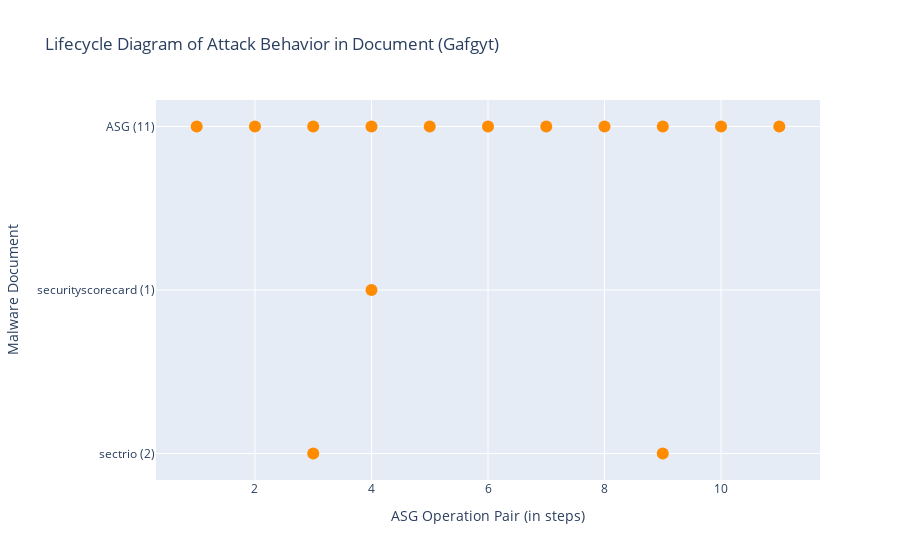

The code cell stored with this chart in its notebook:
### Markdown cell above
### Run Script: draw Lifecycle diagram
- 兩個 traces (legend) 一般的 OP 和 ChangeSys OP。分兩個顏色，不重疊。
- x: [a,a,a,a,b,b,b,c,c,c] 不同 report 的 step 可以放同一個 list，因為屬於同個 trace。

### Code cell
# import plotly.express as px
import plotly.graph_objects as go

def symmetric_difference(list1: list, list2: list) -> list:
    ''' return list1 - list2. '''
    s = set(list2)
    temp3 = [x for x in list1 if x not in s]
    return temp3

def draw_lifecycle(fset:FamilySet):
    familname = fset.familyname
    # reportnames = [rem.reportname for rem in fset.rem_lst if len(rem.match_regex)]

    fig = go.Figure()
    x, y = [], []
    x_sys, y_sys = [], []
    for i, rem in enumerate(fset.rem_lst):
        if len(rem.OPset_order_index) == 0:
            continue

        numOfDot = len(rem.OPset_order_index)
        reportname = rem.reportname
        reportname = rem.reportname.split('.')[0]
        reportname = reportname.split('-')[1]
        if reportname == 'Ms':
            reportname = 'Microsoft'
        reportname += f' ({numOfDot})'
        x_sys.extend(rem.SysOPset_order_index) # 改變系統設定檔的 OP
        y_sys.extend([reportname] * len(rem.SysOPset_order_index))
        current_x_normal = symmetric_difference(rem.OPset_order_index, rem.SysOPset_order_index) # 一般的/其餘的 OP
        # print(reportname, 'numOfDot', numOfDot, 'rem.OPset_order_index', rem.OPset_order_index)
        # print('x_normal', current_x_normal, 'x_sys', rem.SysOPset_order_index)
        x.extend(current_x_normal)
        y.extend([reportname] * len(current_x_normal))
        pass
    # todo: add baseline's lifecycle
    print()
    rowname = f'ASG ({len(fset.sample.OPset)})'
    current_x_system = fset.sample.OPset_sysOnly_ordered_index
    current_x_normal = symmetric_difference(list(range(len(fset.sample.OPset))), current_x_system) # all steps - sysobj steps
    # print(sorted(current_x_system)) # 只能放UPDATE的，OPEN/READ不能喔
    x_sys.extend(current_x_system)
    y_sys.extend([rowname] * len(current_x_system)) 
    x.extend(current_x_normal)
    y.extend([rowname] * len(current_x_normal))
    # print(rowname, len(fset.sample.OPset), len(current_x_system), len(current_x_normal))
    
    # normal OPs
    x = [idx+1 for idx in x] # add 1 to each asg index
    fig.add_trace(go.Scatter(
        x=x,
        y=y,
        marker=dict(color="darkorange", size=12),
        mode="markers",
        name="Normal Operation Pair",
    ))

    # changeSysObj OPs
    x_sys = x = [idx+1 for idx in x_sys]
    fig.add_trace(go.Scatter(
        x=x_sys,
        y=y_sys,
        marker=dict(color="blue", size=12),
        mode="markers",
        name="Change SR Operation Pair",
    ))

    fig.update_layout(title=f"Lifecycle Diagram of Attack Behavior in Document ({familname})",
                    xaxis_title="ASG Operation Pair (in steps)",
                    yaxis_title="Malware Document")
    fig.show()
    pass

draw_lifecycle(fset)

### Figure 1 — Plotly figure (JSON) as saved in the notebook; plotly's stock layout.template omitted (floating-point values rounded to 4 significant figures)
{"data": [{"marker": {"color": "darkorange", "size": 12}, "mode": "markers", "name": "Normal Operation Pair", "type": "scatter", "x": [9, 3, 4, 1, 2, 3, 4, 5, 6, 7, 8, 9, 10, 11], "y": ["sectrio (2)", "sectrio (2)", "securityscorecard (1)", "ASG (11)", "ASG (11)", "ASG (11)", "ASG (11)", "ASG (11)", "ASG (11)", "ASG (11)", "ASG (11)", "ASG (11)", "ASG (11)", "ASG (11)"]}, {"marker": {"color": "blue", "size": 12}, "mode": "markers", "name": "Change SR Operation Pair", "type": "scatter", "x": [], "y": []}], "layout": {"title": {"text": "Lifecycle Diagram of Attack Behavior in Document (Gafgyt)"}, "xaxis": {"title": {"text": "ASG Operation Pair (in steps)"}}, "yaxis": {"title": {"text": "Malware Document"}}}}
